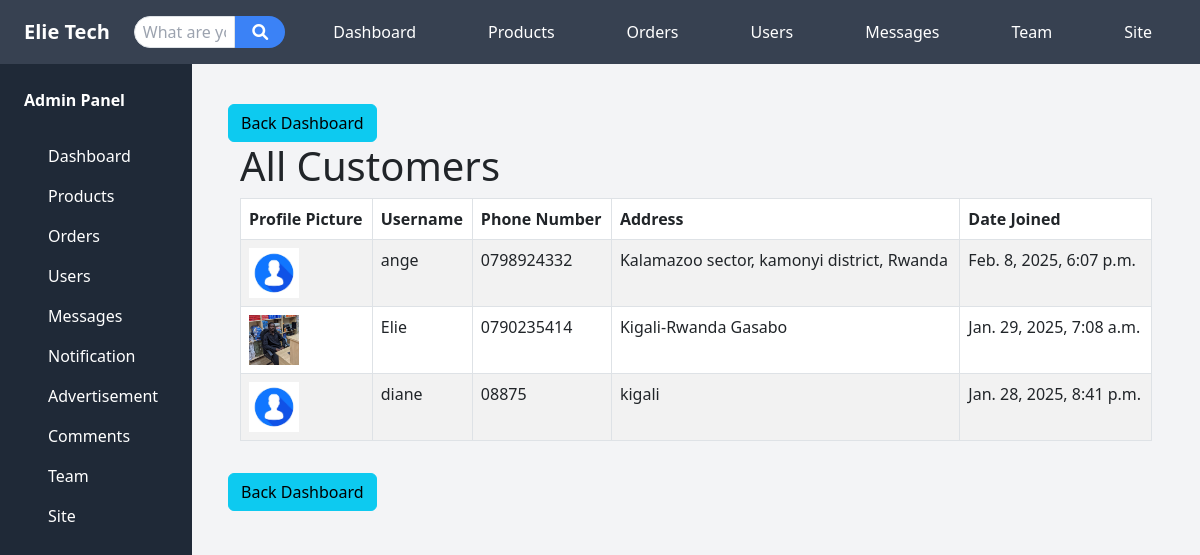
Before: /all-customers/ with the older database file.
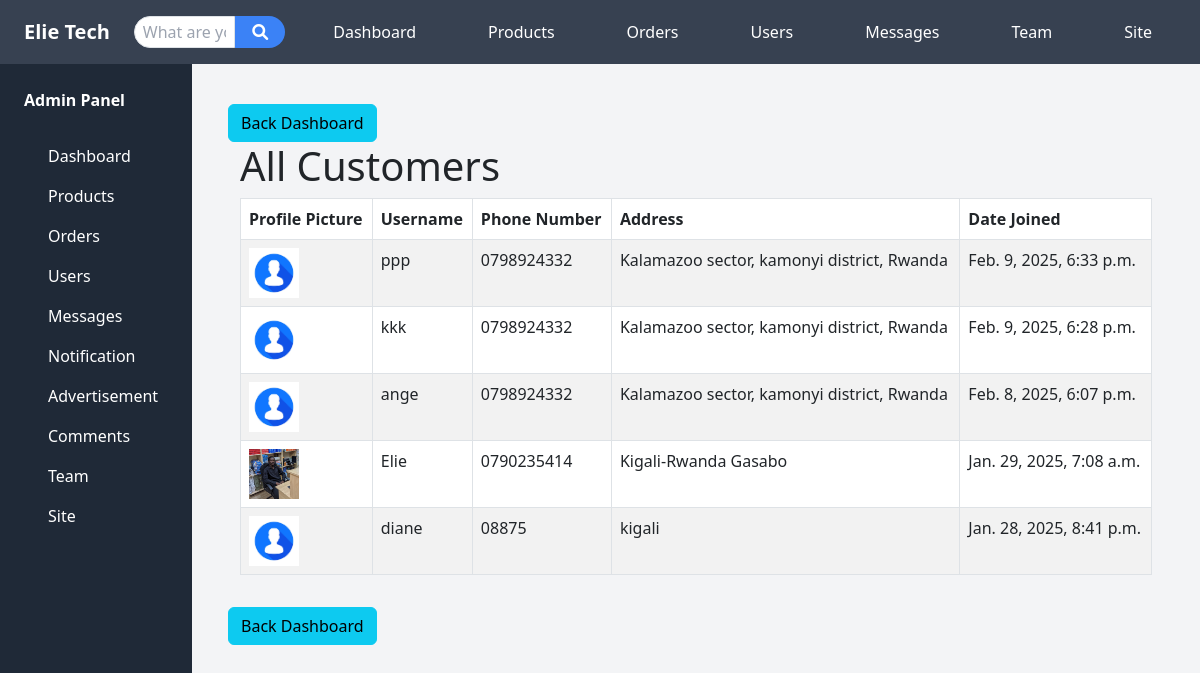
After: the same page with the newer database file.
### store/models.py (models this page shows, shortened)
class Customer(models.Model):
    user = models.OneToOneField(User, on_delete=models.CASCADE)
    phone_number = models.CharField(max_length=15)
    address = models.TextField()
    profile_picture = models.ImageField(upload_to='profile_pictures/', default='profile_pictures/profile.png', blank=True)

### store/views.py (the view)
# urls.py: path('all-customers/', views.all_customers, name='all_customers'),
def all_customers(request):
    customers = Customer.objects.all().order_by('-user__date_joined')  # Ordering by the related User's join date
    return render(request, 'admin/all_customers.html', {'customers': customers})

### store/context_processors.py (called while the page is built)
def unread_message_count(request):
    unread_count = 0
    if request.user.is_authenticated:
        unread_count = Message.objects.filter(
            recipient=request.user,  # <-- Fix here
            is_read=False
        ).count()
    return {'unread_message_count': unread_count}

### templates/admin/all_customers.html
{% extends 'admin/base.html' %}
{% block content %}
<a href="{% url 'admin_dashboard' %}" class="btn btn-info mt-3">Back Dashboard</a>
    <div class="container">
        <h1>All Customers</h1>
        {% if customers %}
            <table class="table table-striped table-bordered">
                <thead>
                    <tr>
                        <th>Profile Picture</th>
                        <th>Username</th>
                        <th>Phone Number</th>
                        <th>Address</th>
                        <th>Date Joined</th>
                    </tr>
                </thead>
                <tbody>
                    {% for customer in customers %}
                        <tr>
                            <td><img src="{{ customer.profile_picture.url }}" alt="Profile Picture" style="width: 50px; height: 50px; object-fit: cover;"></td>
                            <td>{{ customer.user.username }}</td>
                            <td>{{ customer.phone_number }}</td>
                            <td>{{ customer.address }}</td>
                            <td>{{ customer.user.date_joined }}</td>
                        </tr>
                    {% endfor %}
                </tbody>
            </table>
        {% else %}
            <p>No customers found.</p>
        {% endif %}
    </div>
    <a href="{% url 'admin_dashboard' %}" class="btn btn-info mt-3">Back Dashboard</a>
{% endblock %}

Changed rows visible on the page:
added Customer: profile_picture (placeholder picture), user.username "ppp", phone_number "0798924332", address "Kalamazoo sector, kamonyi district, Rwanda", user.date_joined "Feb. 9, 2025, 6:33 p.m."
added Customer: profile_picture (placeholder picture), user.username "kkk", phone_number "0798924332", address "Kalamazoo sector, kamonyi district, Rwanda", user.date_joined "Feb. 9, 2025, 6:28 p.m."
